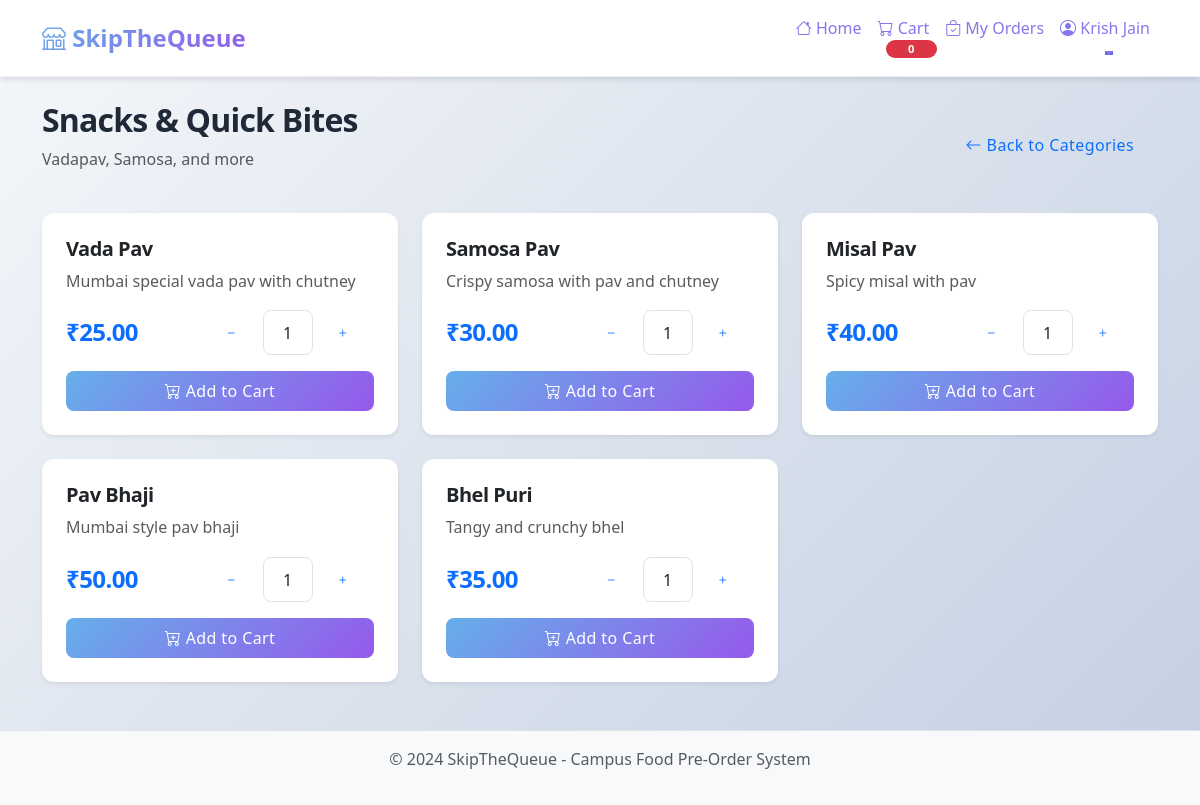
/student/category/2 (signed in), run on the app's committed database.
### models.py (models this page shows, shortened)
class User(UserMixin, db.Model):
    id = db.Column(db.Integer, primary_key=True)
    email = db.Column(db.String(120), unique=True, nullable=False)
    password_hash = db.Column(db.String(255), nullable=False)
    full_name = db.Column(db.String(100), nullable=False)
    phone = db.Column(db.String(15), nullable=False)
    role = db.Column(db.String(20), default='student')  # 'student' or 'vendor'
    slot_config = db.Column(db.Text)  # JSON for vendor slot management
    created_at = db.Column(db.DateTime, default=datetime.utcnow)
    orders = db.relationship('Order', backref='customer', lazy=True, foreign_keys='Order.student_id')
    vendor_orders = db.relationship('Order', backref='vendor_user', lazy=True, foreign_keys='Order.vendor_id')
    menu_items = db.relationship('MenuItem', backref='vendor', lazy=True)

class Category(db.Model):
    id = db.Column(db.Integer, primary_key=True)
    name = db.Column(db.String(50), nullable=False)
    description = db.Column(db.String(200))
    icon = db.Column(db.String(50), default='bi-shop')
    created_at = db.Column(db.DateTime, default=datetime.utcnow)
    menu_items = db.relationship('MenuItem', backref='category', lazy=True)

class MenuItem(db.Model):
    id = db.Column(db.Integer, primary_key=True)
    name = db.Column(db.String(100), nullable=False)
    description = db.Column(db.String(300))
    price = db.Column(db.Float, nullable=False)
    category_id = db.Column(db.Integer, db.ForeignKey('category.id'), nullable=False)
    vendor_id = db.Column(db.Integer, db.ForeignKey('user.id'), nullable=False)
    is_available = db.Column(db.Boolean, default=True)
    stock_threshold = db.Column(db.Integer, default=10)  # Low stock alert threshold
    image_url = db.Column(db.String(200))
    created_at = db.Column(db.DateTime, default=datetime.utcnow)
    order_items = db.relationship('OrderItem', backref='menu_item', lazy=True)

### app.py (the view)
@app.route('/student/category/<int:category_id>')
@login_required
@role_required('student')
def category_menu(category_id):
    category = Category.query.get_or_404(category_id)
    menu_items = MenuItem.query.filter_by(category_id=category_id, is_available=True).all()
    return render_template('student/category.html', category=category, menu_items=menu_items)

### app.py (called while the page is built)
@login_manager.user_loader
def load_user(user_id):
    return User.query.get(int(user_id))

def role_required(role):
    def decorator(f):
        @wraps(f)
        def decorated_function(*args, **kwargs):
            if not current_user.is_authenticated or current_user.role != role:
                flash('Access denied. You do not have permission to view this page.', 'danger')
                return redirect(url_for('login'))
            return f(*args, **kwargs)
        return decorated_function
    return decorator

### templates/student/category.html (shortened to what this page needs)
{% extends "base.html" %}
{% block content %}
<div class="d-flex justify-content-between align-items-center mb-4">
    <div>
        <h2>{{ category.name }}</h2>
        <p class="text-muted">{{ category.description }}</p>
    </div>
    <a href="{{ url_for('student_home') }}" class="btn btn-outline-primary">
        <i class="bi bi-arrow-left"></i> Back to Categories
    </a>
</div>
{% if menu_items %}
<div class="row g-4">
    {% for item in menu_items %}
    <div class="col-md-6 col-lg-4">
        <div class="card h-100 shadow-sm">
            <div class="card-body">
                <h5 class="card-title">{{ item.name }}</h5>
                <p class="card-text text-muted">{{ item.description or 'Delicious food item' }}</p>
                <div class="d-flex justify-content-between align-items-center">
                    <h4 class="text-primary mb-0">₹{{ "%.2f"|format(item.price) }}</h4>
                    <div class="btn-group" role="group">
                        <button type="button" class="btn btn-outline-primary btn-sm" onclick="decreaseQty({{ item.id }})">
                            <i class="bi bi-dash"></i>
                        </button>
                        <input type="text" class="form-control text-center" style="width: 50px;"
                               id="qty-{{ item.id }}" value="1" readonly>
                        <button type="button" class="btn btn-outline-primary btn-sm" onclick="increaseQty({{ item.id }})">
                            <i class="bi bi-plus"></i>
                        </button>
                    </div>
                </div>
                <button class="btn btn-primary w-100 mt-3" onclick="addToCart({{ item.id }})">
                    <i class="bi bi-cart-plus"></i> Add to Cart
                </button>
            </div>
        </div>
    </div>
    {% endfor %}
</div>
{% else %}
<div class="alert alert-info">
    <i class="bi bi-info-circle"></i> No items available in this category at the moment.
</div>
{% endif %}
{% endblock %}

### templates/base.html (shortened to what this page needs)
<!DOCTYPE html>
<html lang="en">
<head>
    <link href="https://cdn.jsdelivr.net/npm/bootstrap@5.3.0/dist/css/bootstrap.min.css" rel="stylesheet">
    <link rel="stylesheet" href="https://cdn.jsdelivr.net/npm/bootstrap-icons@1.11.0/font/bootstrap-icons.css">
    <link rel="stylesheet" href="{{ url_for('static', filename='css/style.css') }}">
</head>
<body>
    <nav class="navbar navbar-expand-lg navbar-dark bg-primary">
        <div class="container">
            <a class="navbar-brand" href="{{ url_for('index') }}">
                <i class="bi bi-shop"></i> SkipTheQueue
            </a>
            <div class="collapse navbar-collapse" id="navbarNav">
                <ul class="navbar-nav ms-auto">
                    {% if current_user.is_authenticated %}
                        {% if current_user.role == 'student' %}
                            <li class="nav-item">
                                <a class="nav-link" href="{{ url_for('student_home') }}">
                                    <i class="bi bi-house"></i> Home
                                </a>
                            </li>
                            <li class="nav-item">
                                <a class="nav-link" href="{{ url_for('view_cart') }}">
                                    <i class="bi bi-cart"></i> Cart
                                    <span class="badge bg-danger" id="cart-count">0</span>
                                </a>
                            </li>
                            <li class="nav-item">
                                <a class="nav-link" href="{{ url_for('my_orders') }}">
                                    <i class="bi bi-bag-check"></i> My Orders
                                </a>
                            </li>
                        {% endif %}
                        <li class="nav-item dropdown">
                            <a class="nav-link dropdown-toggle" href="#" role="button" data-bs-toggle="dropdown">
                                <i class="bi bi-person-circle"></i> {{ current_user.full_name }}
                            </a>
                        </li>
                    {% endif %}
                </ul>
            </div>
        </div>
    </nav>
    <div class="container mt-4">
        {% block content %}{% endblock %}
    </div>
    <footer class="bg-light text-center text-muted py-3 mt-5">
        <div class="container">
            <p>&copy; 2024 SkipTheQueue - Campus Food Pre-Order System</p>
        </div>
    </footer>
</body>
</html>

### static/css/style.css (style rules this page uses)
:root { --primary: #6366f1; --primary-dark: #4f46e5; --secondary: #8b5cf6; --success: #10b981; --warning: #f59e0b; --danger: #ef4444; --info: #3b82f6; --dark: #1f2937; --light: #f9fafb; --gradient-1: linear-gradient(135deg, #66afea 0%, #9659eb 100%); --gradient-2: linear-gradient(135deg, #f093fb 0%, #f5576c 100%); --gradient-3: linear-gradient(135deg, #4facfe 0%, #00f2fe 100%); --shadow-sm: 0 1px 2px 0 rgba(0, 0, 0, 0.05); --shadow: 0 4px 6px -1px rgba(0, 0, 0, 0.1); --shadow-lg: 0 10px 15px -3px rgba(0, 0, 0, 0.1); --shadow-xl: 0 20px 25px -5px rgba(0, 0, 0, 0.1); }
* { margin: 0; padding: 0; box-sizing: border-box; }
body { font-family: 'Inter', 'Segoe UI', system-ui, -apple-system, sans-serif; background: linear-gradient(135deg, #f5f7fa 0%, #c3cfe2 100%); min-height: 100vh; display: flex; flex-direction: column; color: var(--dark); line-height: 1.6; }
.container { flex: 1; }
h1, h2, h3, h4, h5, h6 { font-weight: 700; letter-spacing: -0.025em; margin-bottom: 0.5rem; }
h2 { font-size: 2rem; }
h4 { font-size: 1.5rem; }
.navbar { background: #ffffff !important; backdrop-filter: blur(10px); box-shadow: var(--shadow); border-bottom: 1px solid rgba(99, 102, 241, 0.1); }
.navbar-brand { font-weight: 1000; font-size: 1.5rem; background: var(--gradient-1); -webkit-background-clip: text; -webkit-text-fill-color: transparent; background-clip: text; }
.nav-link { font-weight: 500; transition: all 0.3s ease; position: relative; color: #8578ea; }
.nav-link::after { content: ''; position: absolute; bottom: -5px; left: 50%; width: 0; height: 2px; background: var(--primary); transition: all 0.3s ease; transform: translateX(-50%); }
#cart-count { position: absolute; top: -8px; right: -8px; background: var(--danger); color: white; font-size: 0.7rem; min-width: 18px; height: 18px; border-radius: 9px; display: flex; align-items: center; justify-content: center; font-weight: 600; }
.card { border: none; border-radius: 16px; box-shadow: var(--shadow); transition: all 0.4s cubic-bezier(0.175, 0.885, 0.32, 1.275); overflow: hidden; background: white; }
.card::before { content: ''; position: absolute; top: 0; left: 0; right: 0; height: 4px; background: var(--gradient-1); transform: scaleX(0); transition: transform 0.3s ease; }
.card-body { padding: 1.75rem; }
.btn { border-radius: 12px; padding: 0.75rem 1.75rem; font-weight: 600; letter-spacing: 0.025em; transition: all 0.3s ease; border: none; position: relative; overflow: hidden; }
.btn::before { content: ''; position: absolute; top: 50%; left: 50%; width: 0; height: 0; border-radius: 50%; background: rgba(255, 255, 255, 0.3); transform: translate(-50%, -50%); transition: width 0.6s, height 0.6s; }
.btn-primary { background: var(--gradient-1); border: none; }
.btn-sm { padding: 0.5rem 1rem; font-size: 0.875rem; }
.form-control, .form-select { border-radius: 12px; border: 2px solid #e5e7eb; padding: 0.75rem 1.25rem; transition: all 0.3s ease; }
.badge { padding: 0.5em 1em; font-weight: 600; border-radius: 8px; letter-spacing: 0.025em; }
footer { margin-top: auto; background: white; border-top: 1px solid rgba(99, 102, 241, 0.1); padding: 2rem 0; }
.shadow-sm { box-shadow: var(--shadow-sm); }
body { font-family: 'Segoe UI', Tahoma, Geneva, Verdana, sans-serif; background-color: #f8f9fa; min-height: 100vh; display: flex; flex-direction: column; }
.navbar-brand { font-weight: 600; font-size: 1.5rem; }
#cart-count { position: relative; top: -2px; }
.card { border: none; border-radius: 12px; transition: transform 0.3s ease, box-shadow 0.3s ease; }
.card-body { padding: 1.5rem; }
.btn { border-radius: 8px; padding: 0.5rem 1.5rem; font-weight: 500; transition: all 0.3s ease; }
.form-control, .form-select { border-radius: 8px; border: 1px solid #dee2e6; padding: 0.6rem 1rem; }
footer { margin-top: auto; border-top: 1px solid #dee2e6; }
.badge { padding: 0.5em 0.8em; font-weight: 500; }
.card { animation: fadeIn 0.5s ease; }
.text-primary { color: #0d6efd !important; }

### data on the page
User: full_name "Krish Jain"
Category: name "Snacks & Quick Bites", description "Vadapav, Samosa, and more"
MenuItem: name "Vada Pav", description "Mumbai special vada pav with chutney", price "25.00"
MenuItem: name "Samosa Pav", description "Crispy samosa with pav and chutney", price "30.00"
MenuItem: name "Misal Pav", description "Spicy misal with pav", price "40.00"
MenuItem: name "Pav Bhaji", description "Mumbai style pav bhaji", price "50.00"
MenuItem: name "Bhel Puri", description "Tangy and crunchy bhel", price "35.00"
